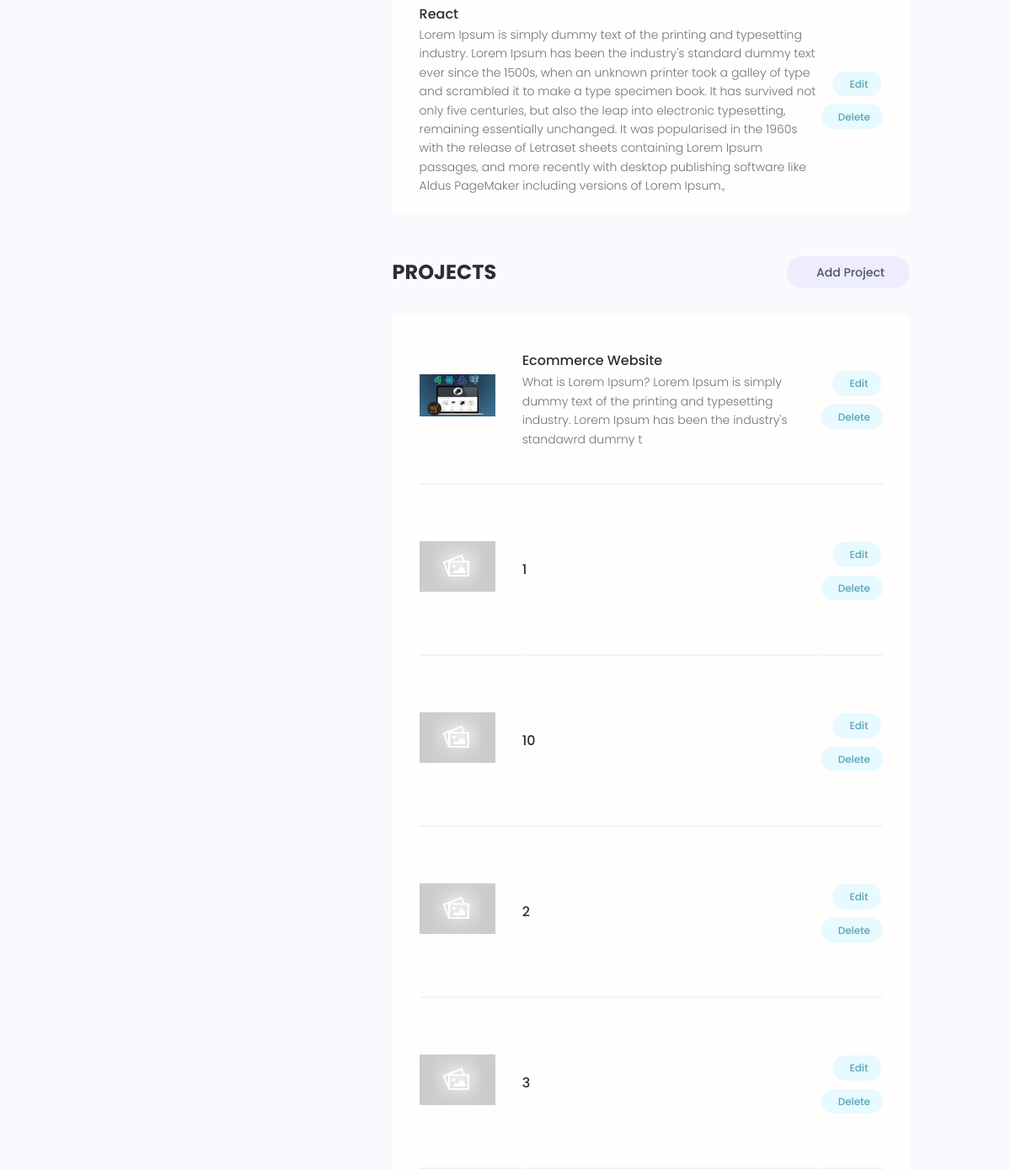
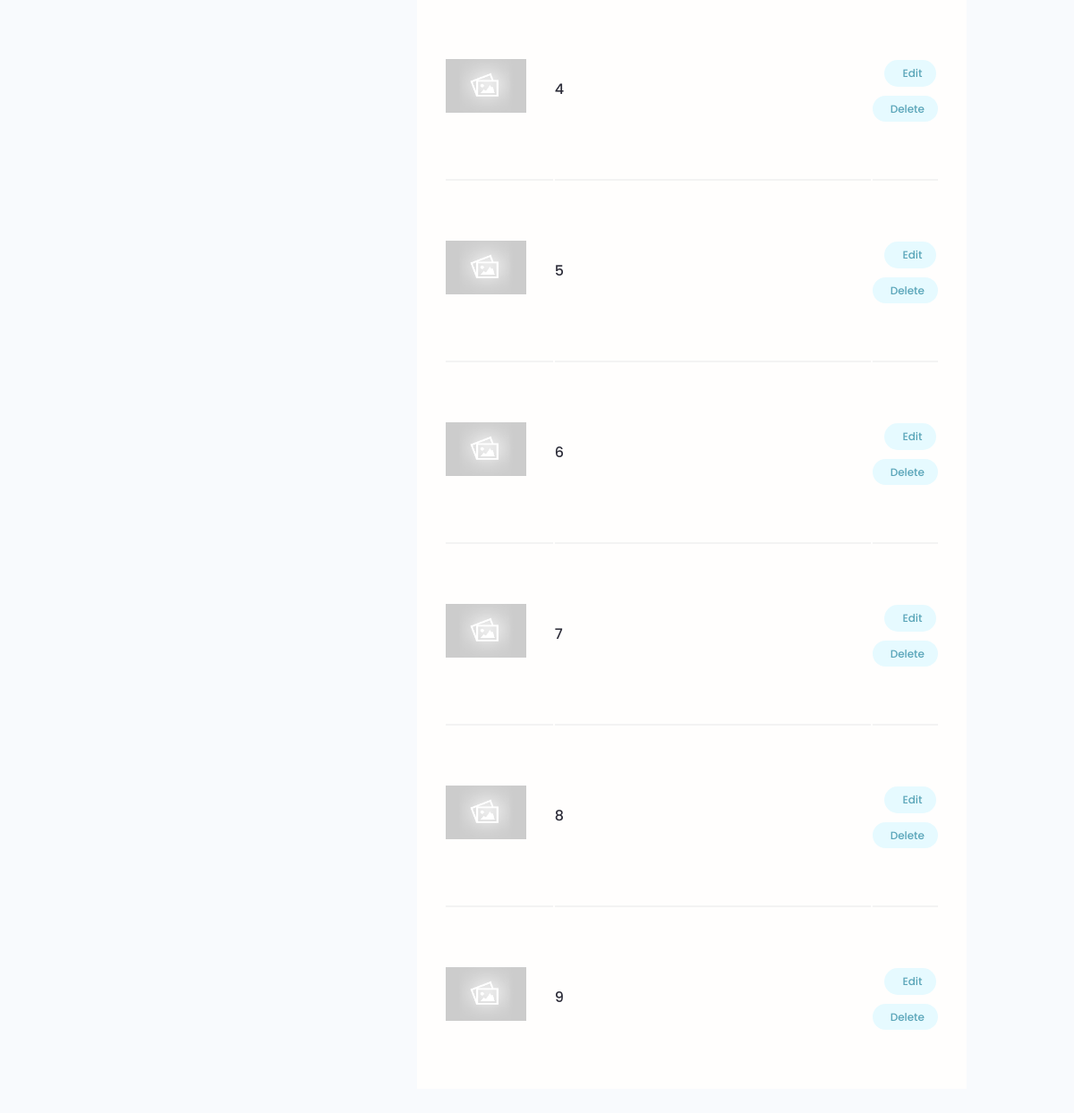
Page /account/ (signed in, lower part) on the earlier database version (2 pictures, top to bottom).
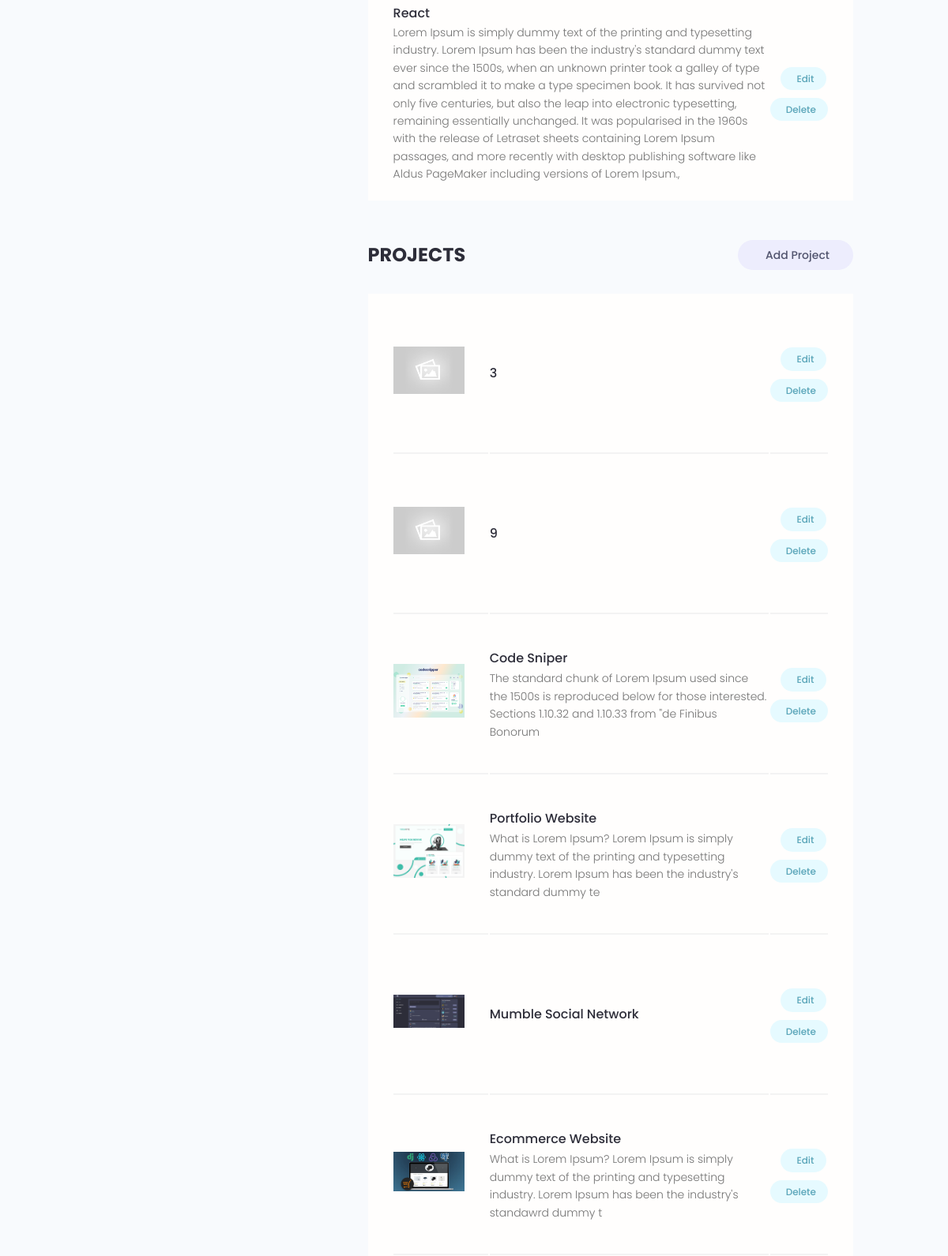
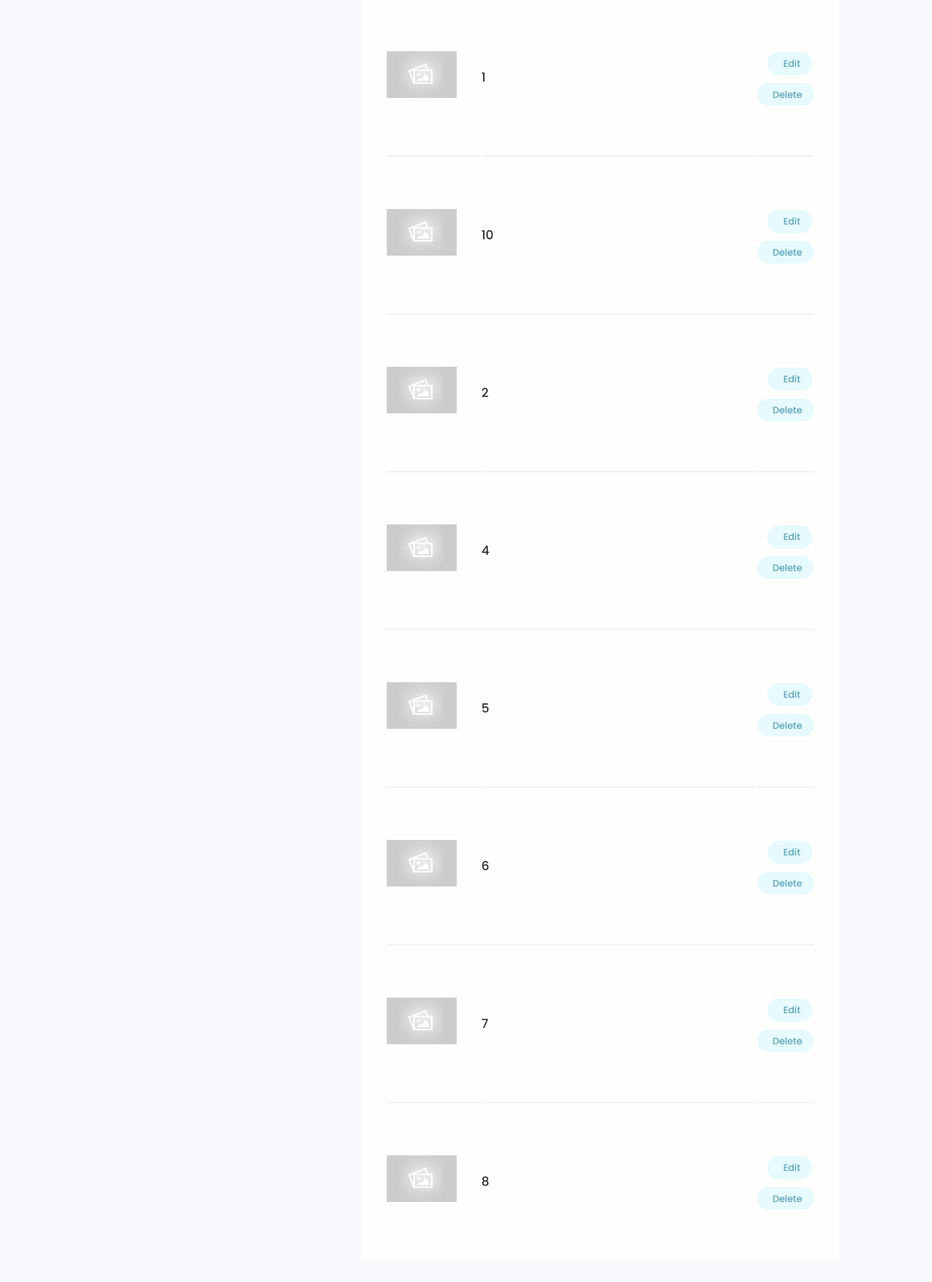
Same page on the later database version (2 pictures, top to bottom).
### users/models.py (models this page shows, shortened)
class Skill(models.Model):
    owner = models.ForeignKey(
        Profile, on_delete=models.CASCADE, null=True, blank=True)
    name = models.CharField(max_length=200, blank=True, null=True)
    description = models.TextField(null=True,blank=True)
    created = models.DateTimeField(auto_now_add=True)
    id = models.UUIDField(default=uuid.uuid4, unique=True,
                          primary_key=True, editable=False)

### projects/models.py (models this page shows, shortened)
class Project(models.Model):
    owner = models.ForeignKey(Profile, null=True, blank=True, on_delete=models.SET_NULL)
    title = models.CharField(max_length=200)  # corectare: max_length
    description = models.TextField(null=True, blank=True)
    featured_image = models.ImageField(
        null=True, blank=True, default='default.jpg')
    demo_link = models.CharField(max_length=200, null=True, blank=True)  # corectare: max_length
    source_link = models.CharField(max_length=2000, null=True, blank=True)
    tags = models.ManyToManyField('Tag', blank=True)
    vote_total = models.IntegerField(default=0, null=True, blank=True)
    vote_ratio = models.IntegerField(default=0, null=True, blank=True)
    created = models.DateField(auto_now_add=True)
    id = models.UUIDField(default=uuid.uuid4, unique=True, primary_key=True, editable=False)
    class Meta:
        ordering = ['-vote_ratio', '-vote_total', 'title']

### users/views.py (the view)
# urls.py: path('account/', views.userAccount, name="account"),
@login_required(login_url='login')
def userAccount(request):
    profile = request.user.profile
    skills = profile.skill_set.all()
    projects = profile.project_set.all
    context = {'profile': profile, 'skills': skills, 'projects': projects }
    return render(request, 'users/account.html', context)

### users/templates/users/account.html (shortened to what this page needs)
{% extends 'main.html' %}
{% block content %}
<main class="settingsPage profile my-md">
  <div class="container">
    <div class="layout">
      <div class="column column--1of3">
      </div>
      <div class="column column--2of3">
        <table class="settings__table">
          {% for skill in skills %}
          <tr>
            <td class="settings__tableInfo">
              <h4>{{skill.name}}</h4>
              <p>
                {{skill.description}}
              </p>
            </td>
            <td class="settings__tableActions">
              <a class="tag tag--pill tag--main settings__btn" href="{% url 'update-skill' skill.id %}"> Edit</a>
              <a class="tag tag--pill tag--main settings__btn" href="{% url 'delete-skill' skill.id %}?next=/account/">
                Delete</a>
            </td>
          </tr>
          {% endfor %}
        </table>
        <div class="settings">
          <h3 class="settings__title">Projects</h3>
          <a class="tag tag--pill tag--sub settings__btn tag--lg" href="{% url 'create-project' %}"> Add Project</a>
        </div>
        <table class="settings__table">
          {% for project in projects %}
          <tr>
            <td class="settings__thumbnail">
              <a href="{% url 'project' project.id %}"><img src="{{project.featured_image.url}}" alt="Project Thumbnail" /></a>
            </td>
            <td class="settings__tableInfo">
              <a href="{% url 'project' project.id %}">{{project.title}}</a>
              <p>{{project.description|slice:"150"}}</p>
            </td>
            <td class="settings__tableActions">
              <a class="tag tag--pill tag--main settings__btn" href="{% url 'update-project' project.id %}"> Edit</a>
              <a class="tag tag--pill tag--main settings__btn"
                href="{% url 'delete-project'  project.id %}?next=/account/">
                Delete</a>
            </td>
          </tr>
          {% endfor %}
        </table>
      </div>
    </div>
  </div>
</main>
{% endblock %}

Differences in the rows shown:
changed Project (number 1 of 14 on the later page): moves up the list
changed Project (number 2 of 14 on the later page): moves up the list
now on this page (row edited): Project: featured_image (picture), title "Code Sniper", description "The standard chunk of Lorem Ipsum used since the 1500s is reproduced below for those interested. Sections 1.10.32 and 1.10.33 from \"de Finibus Bonorum"
now on this page (row edited): Project: featured_image (picture), title "Portfolio Website", description "What is Lorem Ipsum? Lorem Ipsum is simply dummy text of the printing and typesetting industry. Lorem Ipsum has been the industry's standard dummy te"
now on this page (row edited): Project: featured_image (picture), title "Mumble Social Network"
